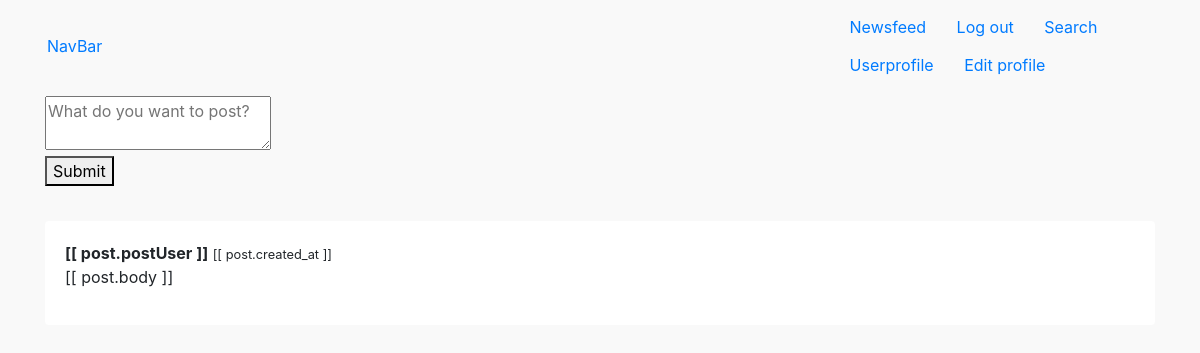
Page /newsfeedpage/ (signed in) on the earlier database version.
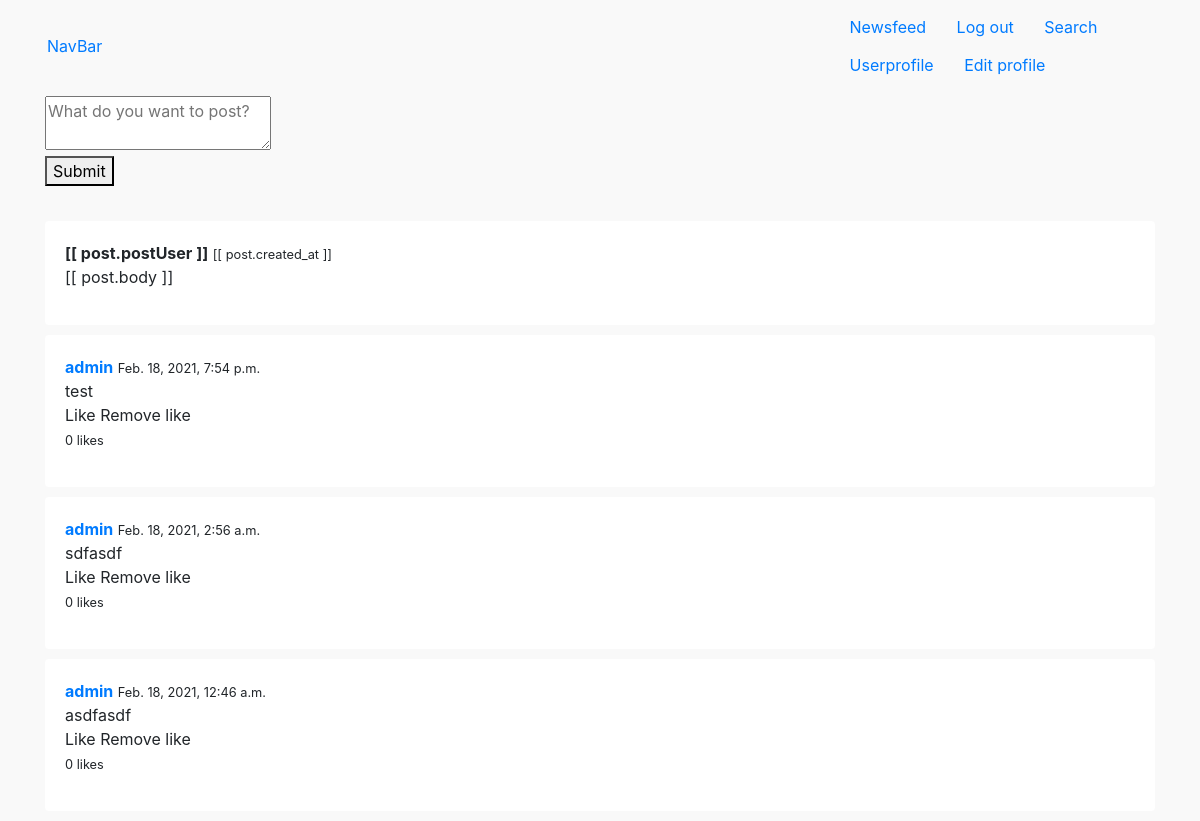
Same page on the later database version.
### newsfeed/models.py (models this page shows)
class Feed(models.Model):
    objects = None
    body = models.CharField(max_length=500)
    created_by = models.ForeignKey(User, related_name='posts', on_delete=models.CASCADE)
    created_at = models.DateTimeField(auto_now_add=True)
    class Meta:
        ordering = ('-created_at',)

### newsfeed/views.py (the view)
# urls.py: path('newsfeedpage/', newsfeed1, name='newsfeedpage'),
@login_required
def newsfeed1(request):
    user_ids = [request.user.id]
    for postuser in request.user.userprofile.follows.all():
        user_ids.append(postuser.user.id)
    posts = Feed.objects.filter(created_by_id__in = user_ids)
    for post in posts:
        likes = post.likes.filter(created_by_id=request.user.id)
        if likes.count() > 0:
            post.liked = True
        else:
            post.liked = False
    return render(request, 'newsfeed/newsfeed12.html', {'posts': posts})

### Templates/newsfeed/newsfeed12.html (shortened to what this page needs)
{% extends 'base.html' %}
{% block content %}
<br>
<br>
<br>
<br>
    <div class="container" id="newsfeedapp">
        <div class="columns">
            <div class="column">
                <div class="wrapper-form">
                    <form v-on:submit.prevent="submitPost()">
                        <div class="field">
                            <div class="control">
                                <textarea class="textarea" v-model="body" placeholder="What do you want to post?"></textarea>
                            </div>
                        </div>
                        <div class="field">
                            <div class="control">
                                <button>Submit</button>
                            </div>
                        </div>
                    </form>
                </div>
                <div class="wrapper-posts">
                    <div class="post" v-for="post in posts">
                        <article class="media">
                            <div class="media-content">
                                <div class="content">
                                    <p>
                                        <strong>[[ post.postUser ]]</strong>
                                        <small>[[ post.created_at ]]</small>
                                        <br>
                                        [[ post.body ]]
                                    </p>
                                </div>
                            </div>
                        </article>
                    </div>
                    {% for post in posts %}
                        <div class="post">
                            <article class="media">
                                <div class="media-content">
                                    <div class="content">
                                        <p>
                                            <strong><a href="{% url 'userprofile' post.created_by.username %}">{{ post.created_by.username }}</a></strong>
                                            <small>{{ post.created_at }}</small>
                                            <br>
                                            {{ post.body }}
                                            <br>
                                            <a @click="likePost({{ post.id }})" v-if="!liked_posts.includes({{ post.id }})">Like</a>
                                            <a @click="removeLikePost({{ post.id }})" v-if="liked_posts.includes({{ post.id }})">Remove like</a>
                                            <br/>
                                            <small id="likes-{{ post.id }}">{{ post.likes.count }} likes</small>
                                        </p>
                                    </div>
                                </div>
                            </article>
                        </div>
                    {% endfor %}
                </div>
            </div>
        </div>
    </div>
{% endblock %}

Differences in the rows shown:
added Feed: created_by.username "admin", created_at "Feb. 18, 2021, 7:54 p.m.", body "test", likes.count "0"
now on this page (row unchanged): Feed: created_by.username "admin", created_at "Feb. 18, 2021, 2:56 a.m.", body "sdfasdf", likes.count "0"
now on this page (row unchanged): Feed: created_by.username "admin", created_at "Feb. 18, 2021, 12:46 a.m.", body "asdfasdf", likes.count "0"
